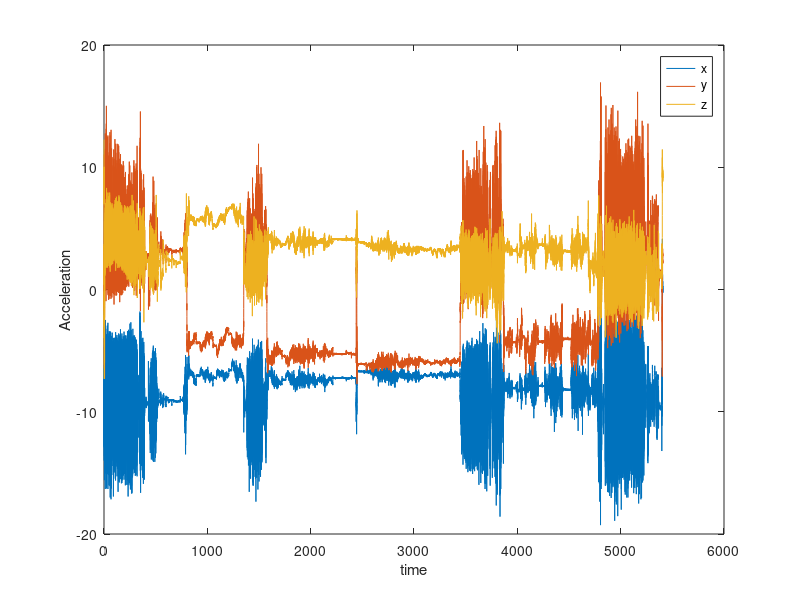

Here is the MATLAB script that generated this plot:
% Problem 3A: Walking or not walking (Part A: Preliminary processing)

% Load the data file which contains a variable called mat_data 
load acc_data
% The matrix mat_data has 51635 rows and 4 columns 
% 
% Column 1: The time at which the acceleration is measured 
% Column 2: Acceleration in x-axis
% Column 3: Acceleration in y-axis
% Column 4: Acceleration in z-axis

% YOUR TASK: 
% Create a column vector vec_time which contains the first column of the 
% the matrix mat_data
% Note that you will only be using the vector vec_time for plotting, 
% you won't be using this vector for calculations  
% You must call your variable vec_time because the test looks for this
% variable name. 
vec_time = mat_data(1:end,1:1)

% YOUR TASK: 
% Create a matrix called mat_acc_3axes which contains columns 2-4 of 
% the matrix mat_data.
% The matrix mat_acc_3axes must have the same number of rows as the matrix
% mat_data and 3 columns.
% You must call your variable mat_acc_3axes because the test looks for 
% this variable name. 
mat_acc_3axes = mat_data(:,2:4)

% Recommended but optional task: Plot the accelerations in the three axes
% Uncomment the following 5 lines to see a plot of the acceleration
% figure(1)
% plot(vec_time,mat_acc_3axes)
% xlabel('time')
% ylabel('Acceleration')
% legend('x','y','z')
figure(1)
plot(vec_time,mat_acc_3axes)
xlabel('time')
ylabel('Acceleration')
legend('x','y','z')
% YOUR TASK: 
% Use the matrix mat_acc_3axes to calculate the total acceleration 
% You must assign the results to a column vector called vec_acc_total 
% This column vector has the same number of rows as mat_acc_3axes
% You must call your variable vec_acc_total because the test looks for 
% this variable name.
% Prohibition: You must NOT use any loops. 
vec_acc_total = sqrt(sum(mat_acc_3axes.^2,2))

% Recommended but optional task: Plot the total acceleration 
% Uncomment the following 5 lines to see a plot of the total acceleration
% figure(2)
% plot(vec_time,vec_acc_total)
% xlabel('time')
% ylabel('Acceleration')
% legend('total acceleration')
